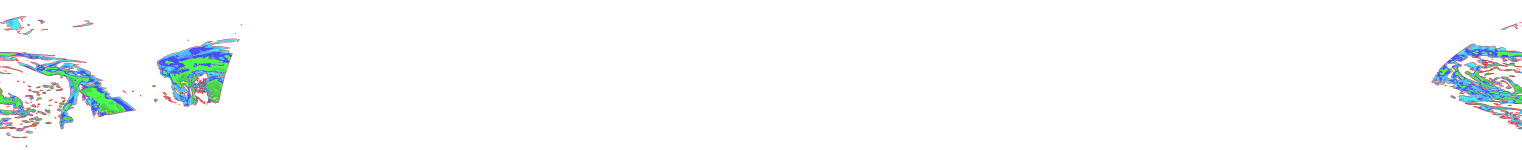
#> input picture images/alaska_hrrr_western.webp, 12170 x 1200 px (shown at 1/8 size); the run also reads 1 picture not shown here
$ python detect_radar_data_edges.py
#> lines starting #> are read from the running program, lines starting #| are printed output that depends on the picture; after the words box and inside, x2 and y2 are one past the last pixel; in counts of white or black regions, pixels touching at a corner belong together; long printed decimals are rounded
#!/usr/bin/env python3
"""
Advanced HRRR Radar Data Edge Detection

This tool finds the ACTUAL boundaries of radar reflectivity data,
not just non-transparent pixels. It looks for actual colored radar
data (blues, greens, yellows, reds) to determine precise edges.

Approach:
1. Load image and convert to different color spaces
2. Find pixels that represent actual radar data (not just transparent vs opaque)
3. Detect contours/edges of the radar data region
4. Calculate precise geographic bounds

Usage:
    python3 detect_radar_data_edges.py
"""

import json
import numpy as np
from PIL import Image
import sys

def analyze_radar_data_extent(image_path, stated_bounds, label="Image"):
    """
    Find the actual extent of radar data by analyzing pixel values.

    Args:
        image_path: Path to the image file
        stated_bounds: [west, south, east, north] geographic bounds
        label: Label for output

    Returns:
        Dictionary with precise data bounds
    """
    print(f"\n{'='*70}")
    print(f"Analyzing Radar Data Extent: {label}")
    print(f"{'='*70}")

    try:
        img = Image.open(image_path)
        img_array = np.array(img)
        height, width = img_array.shape[:2]

        print(f"Image: {width} × {height} pixels, mode: {img.mode}")

        # Strategy 1: Find pixels with actual color data
        # Radar data typically has RGB values, not just alpha
        if img.mode == 'RGBA':
            r, g, b, a = img_array[:,:,0], img_array[:,:,1], img_array[:,:,2], img_array[:,:,3]

            # Pixels with alpha > 0 AND some color
            has_alpha = a > 0
            has_color = (r > 0) | (g > 0) | (b > 0)
            has_significant_color = (r > 10) | (g > 10) | (b > 10)  # Not just faint edges

            print(f"\nPixel classification:")
            print(f"  Has alpha > 0: {np.sum(has_alpha)} pixels")
            print(f"  Has any color: {np.sum(has_color)} pixels")
            print(f"  Has significant color: {np.sum(has_significant_color)} pixels")

            # Use significant color as the mask for actual data
            data_mask = has_alpha & has_significant_color

        elif img.mode == 'RGB':
            r, g, b = img_array[:,:,0], img_array[:,:,1], img_array[:,:,2]

            # Find non-black/non-white pixels (actual radar colors)
            not_black = (r > 10) | (g > 10) | (b > 10)
            not_white = (r < 245) | (g < 245) | (b < 245)
            data_mask = not_black & not_white
        else:
            # Fallback for other modes
            data_mask = img_array > 10

        print(f"  Radar data pixels: {np.sum(data_mask)} ({np.sum(data_mask)/(width*height)*100:.1f}%)")

        # Find bounding box of actual radar data
        rows_with_data = np.any(data_mask, axis=1)
        cols_with_data = np.any(data_mask, axis=0)

        if not np.any(rows_with_data) or not np.any(cols_with_data):
            print("⚠️  WARNING: No radar data pixels found!")
            return None

        row_indices = np.where(rows_with_data)[0]
        col_indices = np.where(cols_with_data)[0]

        data_top = row_indices[0]
        data_bottom = row_indices[-1]
        data_left = col_indices[0]
        data_right = col_indices[-1]

        data_width = data_right - data_left + 1
        data_height = data_bottom - data_top + 1

        print(f"\n📊 Radar Data Bounding Box:")
        print(f"  Rows: [{data_top}:{data_bottom}] ({data_height} pixels)")
        print(f"  Cols: [{data_left}:{data_right}] ({data_width} pixels)")
        print(f"  Coverage: {data_width} × {data_height} = {data_width * data_height} pixels")

        # Calculate padding
        pad_top = data_top
        pad_bottom = height - data_bottom - 1
        pad_left = data_left
        pad_right = width - data_right - 1

        print(f"\n📏 Padding from radar data:")
        print(f"  Top:    {pad_top:4d} px ({pad_top/height*100:5.1f}%)")
        print(f"  Bottom: {pad_bottom:4d} px ({pad_bottom/height*100:5.1f}%)")
        print(f"  Left:   {pad_left:4d} px ({pad_left/width*100:5.1f}%)")
        print(f"  Right:  {pad_right:4d} px ({pad_right/width*100:5.1f}%)")

        # Calculate precise geographic bounds
        west, south, east, north = stated_bounds

        lon_range = east - west
        lat_range = north - south

        deg_per_pixel_lon = lon_range / width
        deg_per_pixel_lat = lat_range / height

        # Precise bounds for actual radar data
        # Note: In images, row 0 is north, increasing rows go south
        precise_west = west + (data_left * deg_per_pixel_lon)
        precise_east = west + ((data_right + 1) * deg_per_pixel_lon)
        precise_north = north - (data_top * deg_per_pixel_lat)
        precise_south = north - ((data_bottom + 1) * deg_per_pixel_lat)

        print(f"\n🌍 Geographic Bounds:")
        print(f"  Stated:  [{west:.6f}, {south:.6f}, {east:.6f}, {north:.6f}]")
        print(f"  Precise: [{precise_west:.6f}, {precise_south:.6f}, {precise_east:.6f}, {precise_north:.6f}]")

        # Calculate corrections
        corrections = {
            'west': precise_west - west,
            'east': precise_east - east,
            'south': precise_south - south,
            'north': precise_north - north
        }

        print(f"\n🔧 Corrections needed:")
        for direction, offset in corrections.items():
            km = abs(offset) * 111
            symbol = "✅" if abs(offset) < 0.001 else ("⚠️" if abs(offset) < 0.01 else "🔴")
            print(f"  {direction.capitalize():6s}: {offset:+.6f}° ({offset * 111:+7.2f} km) {symbol}")

        max_offset = max(abs(v) for v in corrections.values())
        print(f"\n  Max offset: {max_offset:.6f}° ({max_offset * 111:.2f} km)")

        # Additional analysis: sample some radar data pixels
        print(f"\n🎨 Sample radar data pixel values:")
        sample_points = [
            (data_top + 10, data_left + 10, "Top-left"),
            (data_top + 10, width // 2, "Top-center"),
            ((data_top + data_bottom) // 2, width // 2, "Center"),
            (data_bottom - 10, width // 2, "Bottom-center")
        ]

        for row, col, location in sample_points:
            if 0 <= row < height and 0 <= col < width:
                pixel = img_array[row, col]
                if img.mode == 'RGBA':
                    print(f"  {location:15s}: R={pixel[0]:3d} G={pixel[1]:3d} B={pixel[2]:3d} A={pixel[3]:3d}")
                else:
                    print(f"  {location:15s}: {pixel}")

        return {
            'stated_bounds': stated_bounds,
            'precise_bounds': [precise_west, precise_south, precise_east, precise_north],
            'pixel_data_bounds': {
                'top': int(data_top),
                'bottom': int(data_bottom),
                'left': int(data_left),
                'right': int(data_right),
                'width': int(data_width),
                'height': int(data_height)
            },
            'padding': {
                'top': int(pad_top),
                'bottom': int(pad_bottom),
                'left': int(pad_left),
                'right': int(pad_right)
            },
            'corrections': corrections,
            'max_offset_deg': float(max_offset),
            'max_offset_km': float(max_offset * 111),
            'data_coverage_percent': float(np.sum(data_mask) / (width * height) * 100)
        }

    except Exception as e:
        print(f"❌ Error: {e}")
        import traceback
        traceback.print_exc()
        return None


def visualize_data_extent(image_path, result, output_path):
    """Create a visualization showing where radar data is."""
    try:
        from PIL import ImageDraw, ImageFont

        img = Image.open(image_path)
        draw = ImageDraw.Draw(img)

        bounds = result['pixel_data_bounds']
        top = bounds['top']
        bottom = bounds['bottom']
        left = bounds['left']
        right = bounds['right']

        # Draw rectangle around actual data
        draw.rectangle([left, top, right, bottom], outline='red', width=3)

        # Draw corner markers
        marker_size = 20
        for corner in [(left, top), (right, top), (right, bottom), (left, bottom)]:
            x, y = corner
            draw.line([x-marker_size, y, x+marker_size, y], fill='red', width=2)
            draw.line([x, y-marker_size, x, y+marker_size], fill='red', width=2)

        img.save(output_path)
        print(f"\n📸 Visualization saved to: {output_path}")

    except Exception as e:
        print(f"⚠️  Could not create visualization: {e}")


def main():
    """Main analysis function."""
    print("="*70)
    print("HRRR Radar Data Edge Detection")
    print("="*70)

    # Load test data
    try:
        with open('test-data.json', 'r') as f:
#> (reads test-data.json from the repository)
            data = json.load(f)
    except FileNotFoundError:
        print("❌ Error: test-data.json not found")
        return 1

    # Analyze both images
    western_result = analyze_radar_data_extent(
        'images/alaska_hrrr_western.webp',
        data['western']['bounds'],
        'Western Image'
    )
#> in analyze_radar_data_extent, img is the input picture: PIL image 12170x1200 RGBA; mean R, G, B, A 3.4, 6.4, 6.9, 8.8
#| Image: 12170 × 1200 pixels, mode: RGBA
#> in analyze_radar_data_extent, `r, g, b, a = img_array[:,:,0], img_array[:,:,1], img_array[:,:,2], img..`:
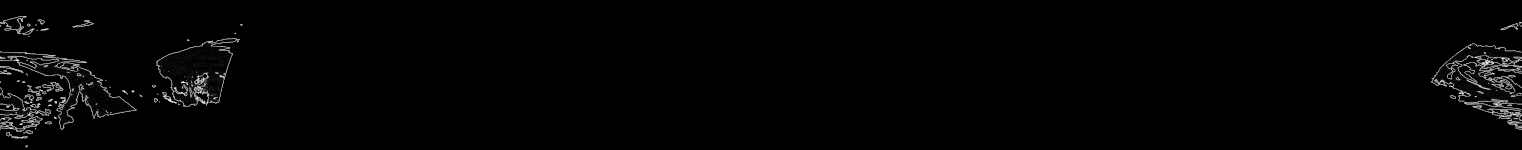
#> r: shape (1200, 12170) (shown at 1/8 size); min 0, max 255, mean 3.4
#> in analyze_radar_data_extent, `r, g, b, a = img_array[:,:,0], img_array[:,:,1], img_array[:,:,2], img..`:
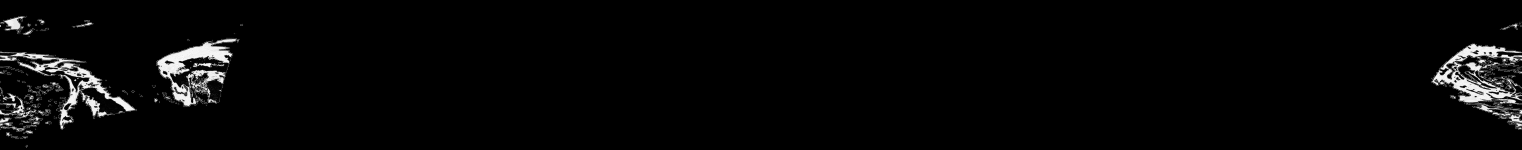
#> b: shape (1200, 12170) (shown at 1/8 size); min 0, max 255, mean 6.9
#> in analyze_radar_data_extent, `r, g, b, a = img_array[:,:,0], img_array[:,:,1], img_array[:,:,2], img..`:
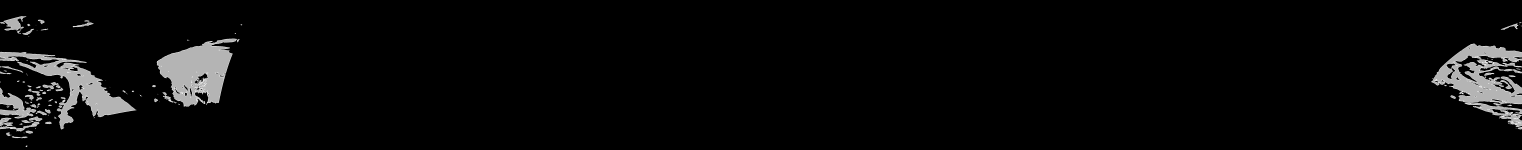
#> a: shape (1200, 12170) (shown at 1/8 size); min 0, max 255, mean 8.8
#> in analyze_radar_data_extent, `has_alpha = a > 0`:
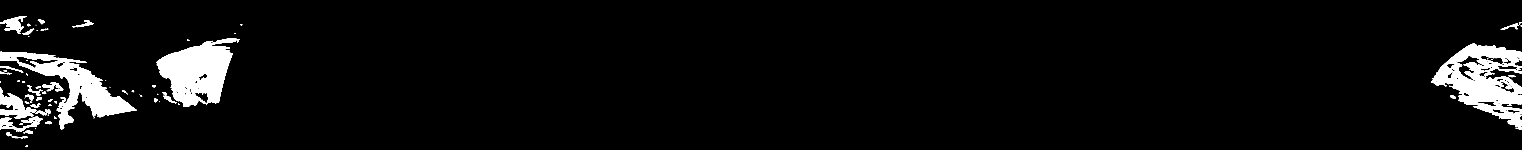
#> has_alpha: shape (1200, 12170) bool (shown at 1/8 size); 4.6% white; 150 white regions (42 under 20 px), largest, box (x1, y1, x2, y2) and area: (1253, 309, 1895, 852) 199733, (11450, 349, 12170, 833) 178329, (0, 415, 1092, 1035) 170108
#> in analyze_radar_data_extent, `has_color = (r > 0) | (g > 0) | (b > 0)`: has_color: shape (1200, 12170) bool; 6.3% white; 99 white regions (49 under 20 px), largest, box (x1, y1, x2, y2) and area: (11444, 340, 12170, 1041) 286879, (1245, 298, 1924, 858) 236342, (0, 405, 1098, 1041) 217470
#> in analyze_radar_data_extent, `has_significant_color = (r > 10) | (g > 10) | (b > 10)`:
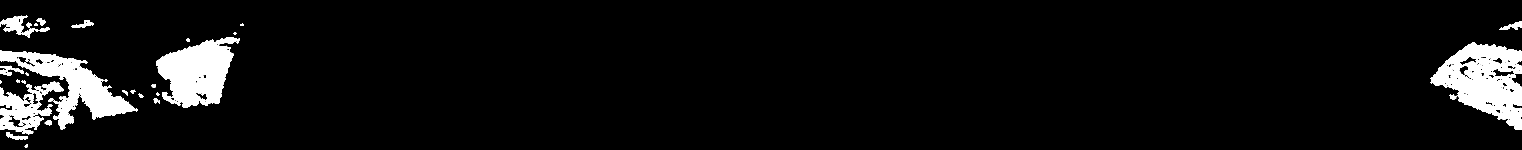
#> has_significant_color: shape (1200, 12170) bool (shown at 1/8 size); 5.8% white; 51 white regions (2 under 20 px), largest, box (x1, y1, x2, y2) and area: (11446, 342, 12170, 1040) 267294, (1248, 301, 1920, 858) 221763, (0, 406, 1097, 1040) 204669
#|   Has alpha > 0: 669520 pixels
#|   Has any color: 913501 pixels
#|   Has significant color: 844259 pixels
#|   Radar data pixels: 669520 (4.6%)
#> in analyze_radar_data_extent, `row_indices = np.where(rows_with_data)[0]`: row_indices = 962 values from 129 to 1176
#> in analyze_radar_data_extent, `col_indices = np.where(cols_with_data)[0]`: col_indices = 2543 values from 0 to 12169
#> in analyze_radar_data_extent, `data_top = row_indices[0]`: data_top = 129
#> in analyze_radar_data_extent, `data_bottom = row_indices[-1]`: data_bottom = 1176
#> in analyze_radar_data_extent, `data_left = col_indices[0]`: data_left = 0
#> in analyze_radar_data_extent, `data_right = col_indices[-1]`: data_right = 12169
#> in analyze_radar_data_extent, `data_width = data_right - data_left + 1`: data_width = 12170
#> in analyze_radar_data_extent, `data_height = data_bottom - data_top + 1`: data_height = 1048
#|   Rows: [129:1176] (1048 pixels)
#|   Cols: [0:12169] (12170 pixels)
#|   Coverage: 12170 × 1048 = 12754160 pixels
#> in analyze_radar_data_extent, `pad_top = data_top`: pad_top = 129
#> in analyze_radar_data_extent, `pad_bottom = height - data_bottom - 1`: pad_bottom = 23
#> in analyze_radar_data_extent, `pad_left = data_left`: pad_left = 0
#|   Top:     129 px ( 10.8%)
#|   Bottom:   23 px (  1.9%)
#|   Left:      0 px (  0.0%)
#|   Right:     0 px (  0.0%)
#> in analyze_radar_data_extent, `precise_west = west + (data_left * deg_per_pixel_lon)`: precise_west = -180
#> in analyze_radar_data_extent, `precise_east = west + ((data_right + 1) * deg_per_pixel_lon)`: precise_east = -115.8
#> in analyze_radar_data_extent, `precise_north = north - (data_top * deg_per_pixel_lat)`: precise_north = 75.96
#> in analyze_radar_data_extent, `precise_south = north - ((data_bottom + 1) * deg_per_pixel_lat)`: precise_south = 38.17
#|   Precise: [-180.000, 38.168, -115.776, 75.960]
#> in analyze_radar_data_extent, `corrections = { 'west': precise_west - west, 'east': precise_east - ea..`: corrections = {'west': 0, 'east': 0, 'south': 0.829, 'north': -4.65}
#> the loop in analyze_radar_data_extent, `for direction, offset in corrections.items():` made 4 passes
#> (direction, offset, km, symbol) on passes 1 to 4: ('west', 0, 0, '✅'), ('east', 0, 0, '✅'), ('south', 0.829, 92.06, '🔴'), ('north', -4.65, 516.4, '🔴')
#|   West  : +0° (  +0.00 km) ✅
#|   East  : +0° (  +0.00 km) ✅
#|   South : +0.8294° ( +92.06 km) 🔴
#|   North : -4.652° (-516.36 km) 🔴
#> in analyze_radar_data_extent, `max_offset = max(abs(v) for v in corrections.values())`: max_offset = 4.65
#|   Max offset: 4.652° (516.36 km)
#> in analyze_radar_data_extent, `sample_points = [ (data_top + 10, data_left + 10, "Top-left"), (data_t..`: sample_points = [(139, 10, 'Top-left'), (139, 6085, 'Top-center'), (652, 6085, 'Center'), (1166, 6085, 'Bottom-center')]
#> the loop in analyze_radar_data_extent, `for row, col, location in sample_points:` made 4 passes
#|   Top-left       : R=  0 G=  0 B=  0 A=  0
#|   Top-center     : R=  0 G=  0 B=  0 A=  0
#|   Center         : R=  0 G=  0 B=  0 A=  0
#|   Bottom-center  : R=  0 G=  0 B=  0 A=  0
#> western_result = 8 items

    eastern_result = analyze_radar_data_extent(
        'images/alaska_hrrr_eastern.webp',
        data['eastern']['bounds'],
        'Eastern Image'
    )
#> call 2 of analyze_radar_data_extent, with image_path = 'images/alaska_hrrr_eastern.webp', label = 'Eastern Image'
#| Image: 12169 × 1200 pixels, mode: RGBA
#> in analyze_radar_data_extent (call 2), `has_alpha = a > 0`: has_alpha: shape (1200, 12169) bool; 4.6% white; 152 white regions (42 under 20 px), largest, box (x1, y1, x2, y2) and area: (1252, 309, 1894, 852) 199767, (11450, 349, 12169, 833) 178268, (0, 415, 1091, 1035) 170071
#> in analyze_radar_data_extent (call 2), `has_color = (r > 0) | (g > 0) | (b > 0)`: has_color: shape (1200, 12169) bool; 6.1% white; 149 white regions (76 under 20 px), largest, box (x1, y1, x2, y2) and area: (11445, 342, 12169, 1041) 280852, (1246, 302, 1924, 864) 233034, (0, 405, 1108, 1044) 214939
#> in analyze_radar_data_extent (call 2), `has_significant_color = (r > 10) | (g > 10) | (b > 10)`:
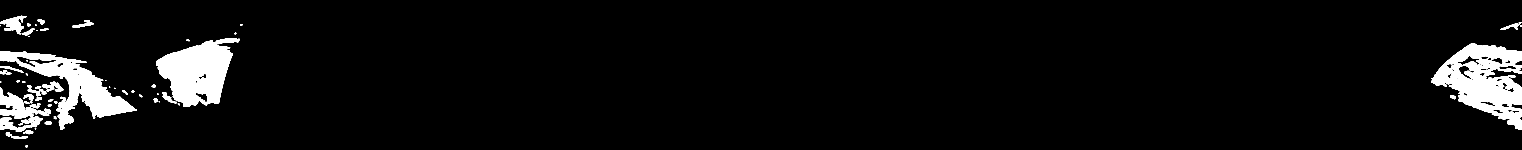
#> has_significant_color: shape (1200, 12169) bool (shown at 1/8 size); 5.6% white; 50 white regions, largest, box (x1, y1, x2, y2) and area: (11448, 344, 12169, 1040) 261262, (1248, 304, 1920, 856) 219338, (0, 408, 1096, 1040) 201187
#|   Has alpha > 0: 669310 pixels
#|   Has any color: 895437 pixels
#|   Has significant color: 822321 pixels
#|   Radar data pixels: 669310 (4.6%)
#> in analyze_radar_data_extent (call 2), `col_indices = np.where(cols_with_data)[0]`: col_indices = 2542 values from 0 to 12168
#> in analyze_radar_data_extent (call 2), `data_right = col_indices[-1]`: data_right = 12168
#> in analyze_radar_data_extent (call 2), `data_width = data_right - data_left + 1`: data_width = 12169
#|   Rows: [129:1176] (1048 pixels)
#|   Cols: [0:12168] (12169 pixels)
#|   Coverage: 12169 × 1048 = 12753112 pixels
#|   Top:     129 px ( 10.8%)
#|   Bottom:   23 px (  1.9%)
#|   Left:      0 px (  0.0%)
#|   Right:     0 px (  0.0%)
#> in analyze_radar_data_extent (call 2), `precise_west = west + (data_left * deg_per_pixel_lon)`: precise_west = 156.4
#> in analyze_radar_data_extent (call 2), `precise_east = west + ((data_right + 1) * deg_per_pixel_lon)`: precise_east = 180
#|   Precise: [156.437, 38.168, 180.000, 75.960]
#> the loop in analyze_radar_data_extent (call 2), `for direction, offset in corrections.items():` made 4 passes
#|   West  : +0° (  +0.00 km) ✅
#|   East  : +0° (  +0.00 km) ✅
#|   South : +0.8294° ( +92.06 km) 🔴
#|   North : -4.652° (-516.36 km) 🔴
#|   Max offset: 4.652° (516.36 km)
#> in analyze_radar_data_extent (call 2), `sample_points = [ (data_top + 10, data_left + 10, "Top-left"), (data_t..`: sample_points = [(139, 10, 'Top-left'), (139, 6084, 'Top-center'), (652, 6084, 'Center'), (1166, 6084, 'Bottom-center')]
#> the loop in analyze_radar_data_extent (call 2), `for row, col, location in sample_points:` made 4 passes
#|   Top-left       : R=  0 G=  0 B=  0 A=  0
#|   Top-center     : R=  0 G=  0 B=  0 A=  0
#|   Center         : R=  0 G=  0 B=  0 A=  0
#|   Bottom-center  : R=  0 G=  0 B=  0 A=  0
#> eastern_result = 8 items

    # Create visualizations
    if western_result:
        visualize_data_extent(
            'images/alaska_hrrr_western.webp',
            western_result,
            'western_data_extent.png'
        )
#> in visualize_data_extent, `bounds = result['pixel_data_bounds']`: bounds = {'top': 129, 'bottom': 1176, 'left': 0, 'right': 12169, 'width': 12170, 'height': 1048}
#> in visualize_data_extent, `top = bounds['top']`: top = 129
#> in visualize_data_extent, `bottom = bounds['bottom']`: bottom = 1176
#> in visualize_data_extent, `left = bounds['left']`: left = 0
#> in visualize_data_extent, `right = bounds['right']`: right = 12169
#> the loop in visualize_data_extent, `for corner in [(left, top), (right, top), (right, bottom), (left, bott..` made 4 passes
#> (x, y) on passes 1 to 4: (0, 129), (12169, 129), (12169, 1176), (0, 1176)
#> in visualize_data_extent, `img.save(output_path)`:
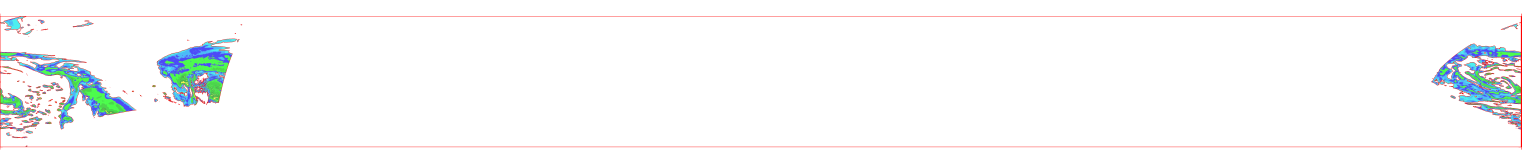
#> saved as western_data_extent.png: PIL image 12170x1200 RGBA (shown at 1/8 size); mean R, G, B, A 4.8, 6.4, 6.9, 10.2; transparent parts drawn white

    if eastern_result:
        visualize_data_extent(
            'images/alaska_hrrr_eastern.webp',
            eastern_result,
            'eastern_data_extent.png'
        )
#> the loop in visualize_data_extent (call 2), `for corner in [(left, top), (right, top), (right, bottom), (left, bott..` made 4 passes
#> (x, y) on passes 1 to 4: (0, 129), (12168, 129), (12168, 1176), (0, 1176)

    # Summary
    print(f"\n{'='*70}")
    print("SUMMARY & RECOMMENDATIONS")
    print(f"{'='*70}")

    if western_result and eastern_result:
        print(f"\nWestern Image:")
        print(f"  Precise bounds: {western_result['precise_bounds']}")
#|   Precise bounds: [-180.0, 38.168, -115.776, 75.960]
        print(f"  Max offset: {western_result['max_offset_deg']:.6f}° ({western_result['max_offset_km']:.2f} km)")
#|   Max offset: 4.652° (516.36 km)
        print(f"  Data coverage: {western_result['data_coverage_percent']:.1f}%")
#|   Data coverage: 4.6%

        print(f"\nEastern Image:")
        print(f"  Precise bounds: {eastern_result['precise_bounds']}")
#|   Precise bounds: [156.437, 38.168, 180.0, 75.960]
        print(f"  Max offset: {eastern_result['max_offset_deg']:.6f}° ({eastern_result['max_offset_km']:.2f} km)")
#|   Max offset: 4.652° (516.36 km)
        print(f"  Data coverage: {eastern_result['data_coverage_percent']:.1f}%")
#|   Data coverage: 4.6%

        # Save results
        results = {
            'western': western_result,
            'eastern': eastern_result
        }

        with open('radar_data_extent_results.json', 'w') as f:
            json.dump(results, f, indent=2)

        print(f"\n📝 Results saved to: radar_data_extent_results.json")

        # Check if bounds need updating
        max_offset = max(western_result['max_offset_deg'], eastern_result['max_offset_deg'])
#> max_offset = 4.65

        if max_offset > 0.01:
            print(f"\n🔴 SIGNIFICANT OFFSET: {max_offset:.4f}° ({max_offset * 111:.1f} km)")
#| 🔴 SIGNIFICANT OFFSET: 4.6519° (516.4 km)
            print(f"   Update test-data.json with precise bounds")
        elif max_offset > 0.001:
            print(f"\n⚠️  Minor offset: {max_offset:.6f}° ({max_offset * 111:.2f} km)")
        else:
            print(f"\n✅ Bounds are precise!")

    print(f"\n{'='*70}\n")
    return 0


if __name__ == '__main__':
    sys.exit(main())
#> (the program exits here)
